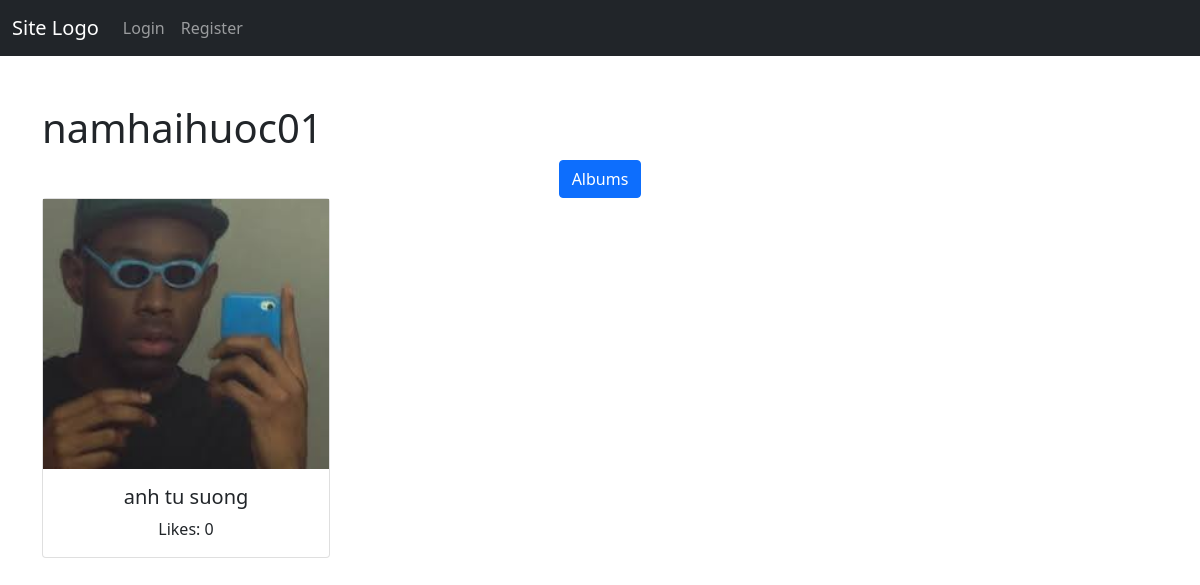
The page /users/namhaihuoc01/ on the database its author committed.
### user/models.py (models this page shows, shortened)
class User(AbstractUser):
    slug = models.SlugField()
    class Meta:
        indexes = [
            models.Index(fields=["username"], name="username_idx"),
            models.Index(fields=["email"], name="email_idx"),
        ]

### photos/models.py (models this page shows, shortened)
class Image(models.Model):
    class Status(models.TextChoices):
        PUBLIC = "public", "Public"
        PRIVATE = "private", "Private"
    name = models.CharField(max_length=150, unique=True)
    image = models.ImageField(upload_to="images/")
    status = models.CharField(
        max_length=7, choices=Status.choices, default=Status.PUBLIC
    )
    upload_date = models.DateTimeField(auto_now_add=True)
    user = models.ForeignKey(User, on_delete=models.CASCADE, related_name="photos")
    class Meta:
        indexes = [
            models.Index(fields=["name"], name="name_idx"),
            models.Index(fields=["user"], name="user_idx"),
        ]
        ordering = ["-upload_date"]

### user/views.py (the view)
# urls.py: path("users/<slug:slug>/", views.ProfileView.as_view(), name="profile"),
class ProfileView(DetailView):
    model = User
    template_name = "user/profile.html"
    context_object_name = "profile_user"
    def get_context_data(self, **kwargs):
        context = super().get_context_data(**kwargs)
        context["public_images"] = Image.objects.filter(user=self.get_object()).filter(
            status=Image.Status.PUBLIC
        )
        return context

### user/templates/user/profile.html (shortened to what this page needs)
{% extends 'base.html' %}
{% block content %}
    <h1>
        {{ profile_user.username }}
    </h1>
    <ul class="nav justify-content-center">
        <li class="nav-item">
            <a href="{% url 'album:albums' profile_user.slug %}" class="btn btn-primary">
                Albums
            </a>
        </li>
    </ul>
    {% if request.user.username == profile_user.username %}
    {% comment "" %}
    If the user is viewing their own profile show all images.
    {% endcomment %}
        {% for image in profile_user.photos.all %}
            <div class="card mb-4 text-center" style="width: 18rem;">
                <img src="{{ image.image.url }}" alt="{{ image.name }}" class="img-card-top">
                <div class="card-body">
                    <a href="{{ image.get_absolute_url }}" class="card-link">
                        {{ image.name }}
                    </a>
                    <p class="card-text">
                        Likes: {{ image.likes.count }}
                    </p>
                </div>
            </div>
        {% endfor %}
    {% else %}
        {% for image in public_images %}
            <div class="card mb-4 text-center" style="width:18rem;">
                <img src="{{ image.image.url }}" alt="{{ image.name }}" class="img-card-top">
                <div class="card-body">
                    <h5 class="card-title">
                        {{ image.name }}
                    </h5>
                    <p class="card-text">
                        Likes: {{ image.likes.count }}
                    </p>
                </div>
            </div>
        {% endfor %}
    {% endif %}
{% endblock content %}

### rows shown on the page
User: username "namhaihuoc01"
Image: image (picture), name "anh tu suong", likes.count "0"
